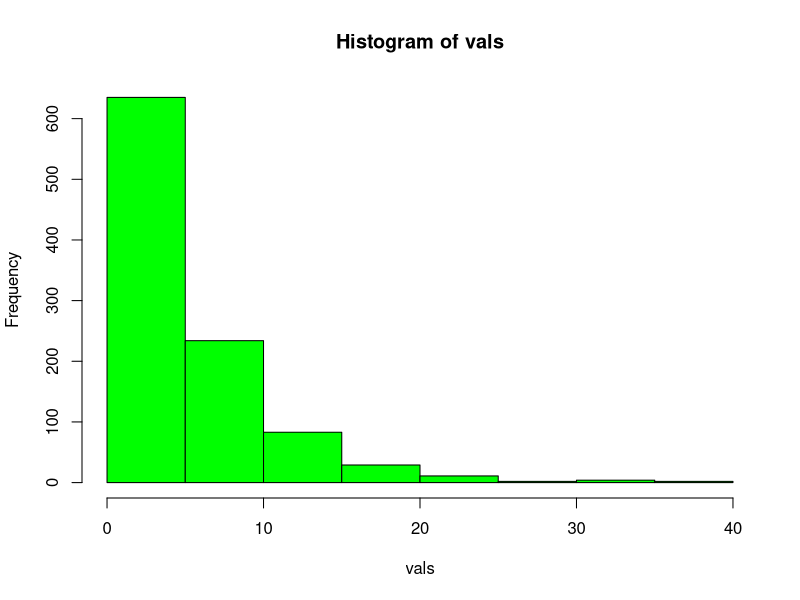
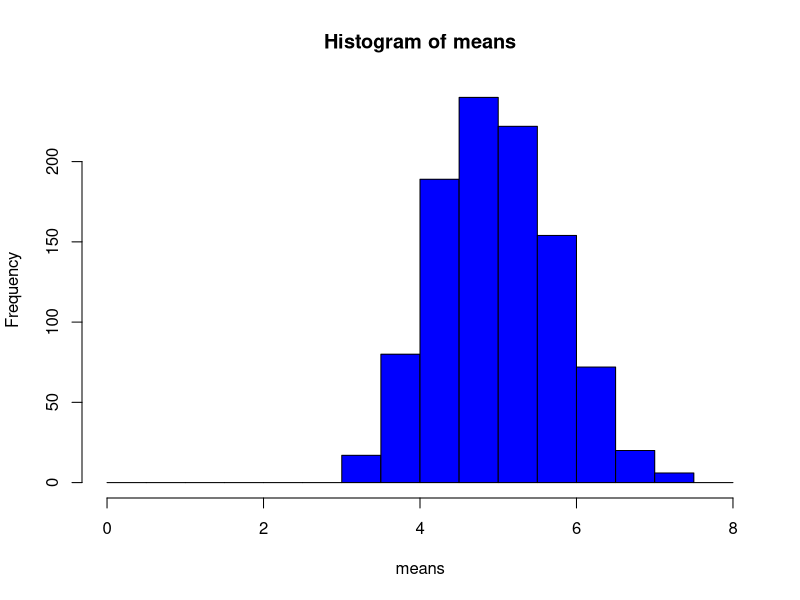
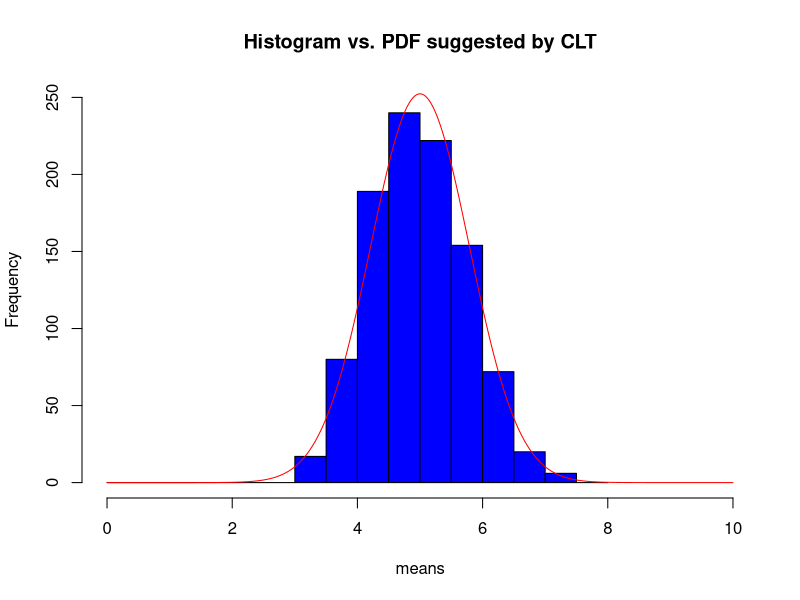

The R script that drew these images, in order:
## ---- chunk 1
knitr::opts_chunk$set(echo = TRUE)
## ---- chunk 2
set.seed(1234)
## ---- chunk 3
n <- 40
num.iterations <- 1000
lambda <- .2
## ---- chunk 4
vals <- rexp(num.iterations, lambda)
hist(vals, col = "green")
## ---- chunk 5
means <- NULL
for (i in 1 : num.iterations) means <- c(means, mean(rexp(n, lambda)))  
## ---- chunk 6
print(head(means, n = 10))
## ---- chunk 7
mean(means)
sd(means)
## ---- chunk 8
1 / lambda
1 / lambda / sqrt(n)
## ---- chunk 9
bin.size <- 0.5
h <- hist(means, plot = TRUE, col = "blue",
          breaks = seq(0, ceiling(max(means)), bin.size))
## ---- chunk 10
plot(h, xlim = c(0, 10), ylim = c(0, 250), col = "blue",
     main = "Histogram vs. PDF suggested by CLT")
x = seq(0, 10, 0.01)
lines(x, num.iterations * bin.size * dnorm(x, mean = 1/lambda, sd = 1 / lambda / sqrt(n)),
      xlim = c(0, 10), col = "red")
